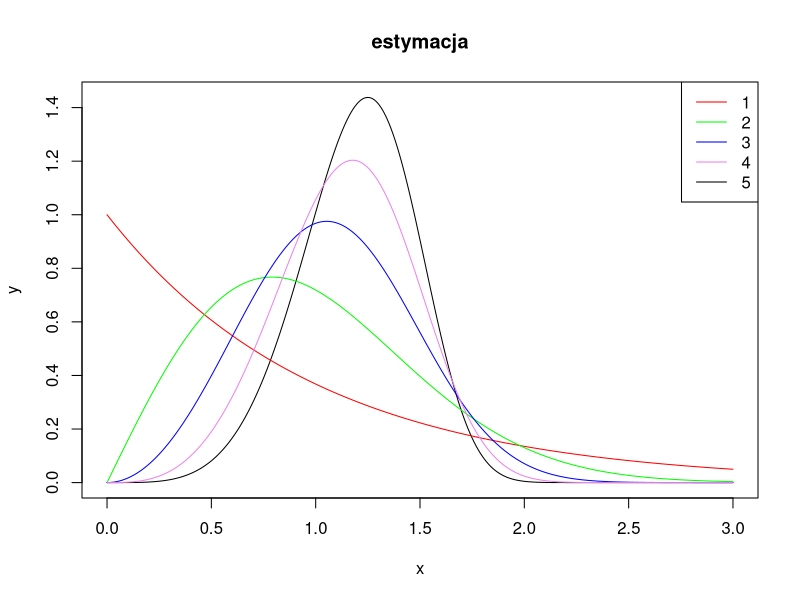

Generate this figure with R:
x1 = 0.5
x2 = 1.5
p1 = 0.2
p2 = 0.8

lambda = function(k) {
	lambda = ((x1^k+x2^k)/2)^(1/k)
}

l = c(lambda(1),lambda(2),lambda(3),lambda(4),lambda(5))
cat(l)

x = seq(0,3,by = 0.01)
y = dweibull(x, 5, l[5])
cols = c("red","green","blue","violet","black")

png("../LaTex/kolosWy.png")
plot(x,y, type = "l", xlab = "x", ylab = "y", main = "estymacja")

for(i in 1:4) {
	y = dweibull(x, i, l[i])
	lines(x,y, col = cols[i])
}

legend(x = "topright", legend = c(1:5), col = cols, lty = 1)
dev.off()